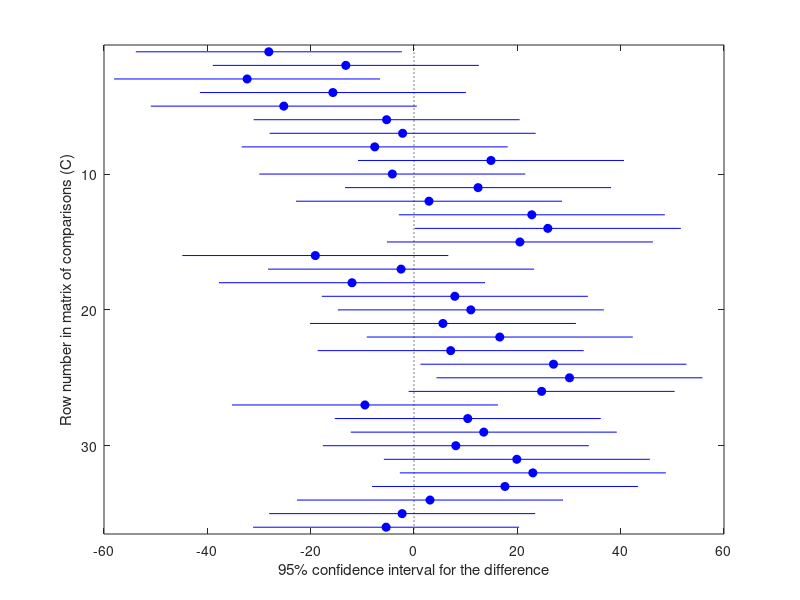
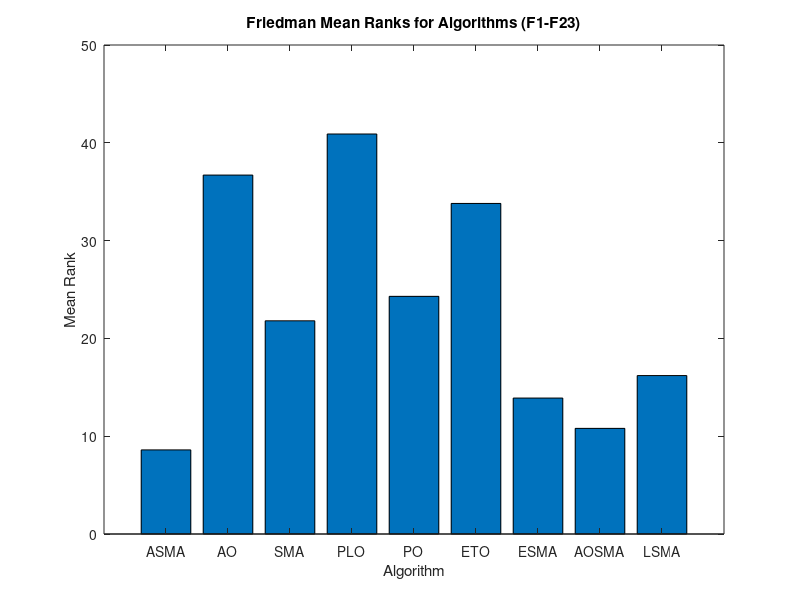

Write the MATLAB code that produced these figures, in order.
% Combine data for F1-F23 (Ave and Std) into one matrix for each algorithm
data_combined = [
    2.44E-87, 2.86E+02, 1.68E-35, 3.19E+04, 3.15E-02, 1.21E+02, 5.61E-63, 1.54E-68, 6.97E-51; % F1 Ave
 4.62E-87, 126.22, 3.75E-35, 3971.67, 0.068, 56.55, 7.88E-63, 3.24E-68, 1.56E-50;          % F1 Std
1.31E-43, 1.925, 3.05E-27, 233.44, 0.23, 5.58, 2.04E-31, 2.91E-35, 3.4E-27;               % F2 Ave
1.64E-43, 0.409, 3.74E-27, 269.05, 0.26, 1.96, 3.98E-31, 5.76E-35, 4.3E-27;               % F2 Std
  8.72E-45, 1.38E+04, 1.55E-27, 4.41E+04, 2.41E-01, 9.38E+01, 9.27E-34, 6.11E-38, 6.29E-30; % F3 Ave
 1.74E-44, 7.04E+03, 3.11E-27, 2.30E+04, 2.58E-01, 1.03E+02, 1.84E-33, 1.22E-37, 1.26E-29;  % F3 Std
4.34E-40,	32.62,	16.46,	62.24,	7.90E-02,	2.59,	9.75E-27,	3.83E-35,	1.66E-25; % F4 Ave
7.42E-40,	4.89,	32.91,	31.74,	8.71E-02,	1.87,	1.95E-26,	6.29E-35,	3.22E-25;     % F4 Std
  28.81,	6.79E+04,	28.95	,6.87E+07,	29.19,	1.92E+04,	28.90,	28.93,	28.86;% F5 Ave
 0.26,	3.74E+04,	0.81,	2.89E+07,	0.35,	1.63E+04,	0.10,	0.03,	0.12]; % F5 Std
  %   4.90,	280.49,	2.85,	26022.11,	4.77,	82.90,	3.43,	3.18,	2.88 ;%F6
  %  % 0.41,	212.28,	1.80,	4087.69	,1.29	,83.16,	0.41	1.19	1.06 ;%F6
  %   0.001,	0.184	,0.002	,36.676,	0.081,	0.244,	0.001,	0.001,	0.002 ;%F7
  %  % 0.000,	0.066,	0.002,	10.103,	0.100,	0.135,	0.001,	0.001,	0.001 ;%F7
  %   -7909.42,	-9776.66,	-11089.6,	-4440.99,	-3587.6,	-4301.96,	-12379.6,	-10974,	-12089.5; %F8
  % %  1385.86,	349.83,	2111.19	,358.87,	435.33,	492.46,	260.05,	1567.00,	375.17 ; %F8 
  %   5.68E-13,	60.42,	5.68E-14,	3.27E+02,	8.60E-02,	9.64,	4.55E-13,	2.84E-13,	5.40E-13; %F9
  %  % 5.12E-13,	4.42,	0.00,	3.96,	6.48E-02,	8.64,	1.14E-13,	2.27E-13,	4.83E-13 ; %F9
  %   4.44E-16,	5.21,	4.44E-16,	19.26,	0.01,	1.24,	4.44E-16,	4.44E-16,	0.01];% ;%F10
   % 0.00,	1.02,	0.00,	0.18,	0.01,	1.75,	0.00,	0.00,	0.00]%; %F10
    % 3.16E-15,	2.97,	2.31E-14,	235.00	,0.04,	0.94	,1.05E-15,	5.38E-15,	6.66E-15 ;%F11
    % 2.39E-15,	1.18,	2.28E-14,	50.27,	0.04,	0.12,	6.11E-16,	5.16E-15,	4.22E-15 ;%F11
    % 0.50,	8.50,	0.21	,2.08E+08,	0.56,	4.07,	0.12	,0.35,	0.11 ;%F12
    % 0.12,	0.80,	0.18,	7.35E+07,	0.15	,3.39,	0.14	,0.26,	0.11 ; %F12
    % 2.51,	335.42,	1.76,	2.37E+08,	2.30,	38.87,	2.52	,2.97,	2.27 ; %F13
    % 0.24,	414.54,	1.03,	9.72E+07,	0.74	,43.04	,0.16	,0.02,	1.22 ; %F13
    % 1.00,	13.11,	3.47,	2.00,	2.76,	3.92	,4.16	,3.22,	4.45   ;    %F14
    % 0.00,	4.53,	2.14,	1.23,	0.80,	5.05,	4.93,	2.45	,2.55  ;      %F14
    % 5.58E-04,	1.85E-02,	1.20E-03,	2.75E-03	,2.33E-03	,1.19E-02,	1.30E-03	,7.08E-04	,1.03E-03 ; %F15
    % 6.65E-05,	3.46E-02,	4.82E-04,	7.92E-04,	1.93E-03,	9.32E-03,	4.67E-04,	2.20E-04,	5.58E-04;  %F15
    % 3.00,	3.32,	3.00,	3.01,	3.01	,3.00,	3.00	,3.00	,3.00 %F18
    % 0.00,	0.61,	1.09E-05,	6.45E-03,	8.06E-03	,0.00	,7.45E-07	,5.60E-05,	8.83E-05; %F18
    % -3.86,	-3.86,	-3.86,	-3.86	,-3.80	,-3.86	,-3.86	,-3.86	,-3.86 ; %F19
    % 0.00,	0.00,	0.003,	0.003	,0.075,	0.001,	0.003	,0.003	,0.002 ; %F19
    % -3.296,	-3.262,	-3.192,	-3.107	,-3.164	,-3.192	,-3.279,	-3.296	,-3.241; %F20
    % 0.059,	0.060,	0.004,	0.047,	0.049	,0.097,	0.060	,0.053	,0.079 ;%F20
    % -10.15,	-6.60,	-10.14,	-4.64,	-5.86	,-4.14,	-10.15	,-9.14,	-6.07; %F21
    % 0.00,	3.02,	0.01	,1.28,	2.04,	3.00	,0.00	,2.02	,2.03;  %F21
    % -10.40,	-5.99	,-10.38	,-3.63,	-4.58,	-5.94	,-8.28,	-9.34,	-9.34 ;  %F22
    % 0.00,	3.58,	0.01,	0.89	0.63,	3.69	,2.59,	2.12,	2.11 ; %F22
    % -10.536,	-7.226,	-9.417,	-4.326	,-5.197	,-4.400	,-9.395	,-7.313	,-9.456; %F23
    % 0.000,	4.067,	2.148,	0.684,	2.586,	3.067	,2.136	,2.627,	2.147 ]; %F23


% Perform Friedman test (each row is an observation, each column is an algorithm)
[p, tbl, stats] = friedman(data_combined, 5); % 9 groups (21 functions with Ave and Std)

% Display results
disp('Friedman test p-value:');
disp(p);

disp('Mean ranks:');
disp(stats.meanranks);

% If you want to do a post-hoc test (multiple comparison)
c = multcompare(stats);

% Plotting the mean ranks
figure;
bar(stats.meanranks);
set(gca, 'XTickLabel', {'ASMA', 'AO', 'SMA', 'PLO', 'PO', 'ETO', 'ESMA', 'AOSMA', 'LSMA'});
xlabel('Algorithm');
ylabel('Mean Rank');
title('Friedman Mean Ranks for Algorithms (F1-F23)');
